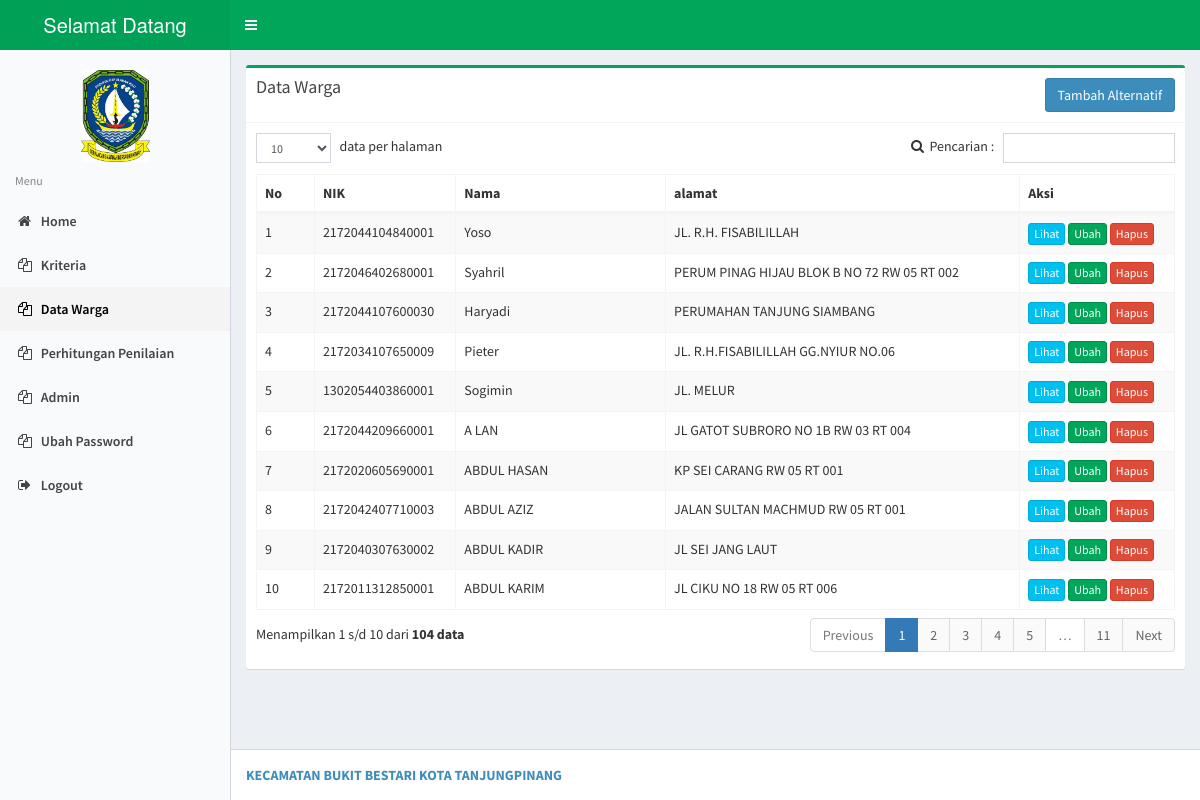
The page /index.php/alternatif on the database its author committed.
### tables this page shows
CREATE TABLE `alternatif` (
  `id_alternatif` int(5) NOT NULL,
  `NIK` varchar(25) NOT NULL,
  `nama_alternatif` varchar(50) NOT NULL,
  `alamat` varchar(50) NOT NULL
);

### application/controllers/Alternatif.php (called while the page is built, shortened)
<?php
class Alternatif extends CI_Controller
{
    public function __construct()
    {
        $this->load->helper('form');
        $this->load->library('form_validation');
        $this->load->model('alternatif_model');
        $this->load->model('kriteria_model');
        $this->load->model('subkriteria_model');
    }
    public function index()
    {
        $data['query'] = $this->alternatif_model->get_all()->result();
        $this->load->view('alternatif/data', $data);
    }
}

### index.php (called while the page is built, shortened)
<?php
require_once BASEPATH.'core/CodeIgniter.php';

### application/models/Alternatif_model.php (called while the page is built, shortened)
<?php
class Alternatif_model extends CI_Model
{
    public function get_all()
    {
        return $this->db->get('alternatif');
    }
}

### application/views/alternatif/data.php (the view)
<?php $this->load->view('template/header'); ?>
<div class="box box-success">
    <div class="box-header with-border">
        <h3 class="box-title">Data Warga</h3>
        <div class="button-right">
            <a href="<?php echo site_url('alternatif/tambah'); ?>" class="btn btn-primary">Tambah Alternatif</a>
        </div>
    </div>
    <div class="box-body">
        <div class="table-responsive">
            <table class="table table-striped table-bordered" id="dataTables1">
                <thead>
                    <tr>
                        <th>No</th>
                        <th>NIK</th>
                        <th>Nama </th>
                        <th>alamat</th>
                        <th width="120">Aksi</th>
                    </tr>
                </thead>
                <tbody>
                    <?php foreach ($query as $row) { ?>
                    <tr>
                        <td></td>
                         <td><?php echo $row->NIK; ?></td>
                        <td><?php echo $row->nama_alternatif; ?></td>
                         <td><?php echo $row->alamat; ?></td>
                        <td>
                           <a href="<?php echo site_url('alternatif/lihat/' . $row->id_alternatif); ?>" class="btn btn-info btn-xs" title="Lihat">Lihat</a>
                            <a href="<?php echo site_url('alternatif/ubah/' . $row->id_alternatif); ?>" class="btn btn-success btn-xs" title="Ubah">Ubah</a>
                            <a href="#" data-href="<?php echo site_url('alternatif/hapus/' . $row->id_alternatif); ?>" data-toggle="modal" data-target="#confirm-delete" class="btn btn-danger btn-xs" title="Hapus">Hapus</a>
                        </td>
                    </tr>
                    <?php } ?>
                </tbody>
            </table>
        </div>
    </div>
</div>
<?php $this->load->view('template/footer'); ?>

### application/views/template/header.php (shortened to what this page needs)
<!DOCTYPE html>
<html>
<head>
    <link rel="stylesheet" href="<?php echo base_url('assets/css/bootstrap.min.css'); ?>">
    <link href="<?php echo base_url('assets/datatables/css/dataTables.bootstrap.min.css'); ?>" rel="stylesheet">
    <link rel="stylesheet" href="<?php echo base_url('assets/css/font-awesome.min.css'); ?>">
    <link rel="stylesheet" href="<?php echo base_url('assets/css/AdminLTE.min.css'); ?>">
    <link rel="stylesheet" href="<?php echo base_url('assets/css/skins/_all-skins.min.css'); ?>">
    <link rel="stylesheet" href="<?php echo base_url('assets/css/custom.css'); ?>">
</head>
<body class="hold-transition skin-green-light sidebar-mini">
    <div class="wrapper">
        <header class="main-header">
            <a href="<?php echo site_url(); ?>" class="logo">
                <span class="logo-lg">Selamat Datang Admin</b></span>
            </a>
            <nav class="navbar navbar-static-top" role="navigation">
                <a href="#" class="sidebar-toggle" data-toggle="offcanvas" role="button">
                </a>
            </nav>
        </header>
        <aside class="main-sidebar">
            <section class="sidebar">
                 <ul class="sidebar-menu" align="center" >
                 <br> <a align="center"><img  style="width: 30% ;  border-radius: 5%;" src="<?php echo base_url('assets/images/th.jpg') ?>" ></a>
             </ul>
                <ul class="sidebar-menu" >
                    <li class="header">Menu</li>
                    <?php $this->load->view('template/menu'); ?>
                </ul>
            </section>
        </aside>
        <div class="content-wrapper">
            <section class="content">

### application/views/template/menu.php
<li <?php echo ($this->uri->segment(1) == '' || $this->uri->segment(1) == 'home') ? 'class="active"' : ''; ?>><a href="<?php echo site_url(); ?>"><i class="fa fa-home"></i> <span>Home</span></a></li>
<li <?php echo ($this->uri->segment(1) == 'kriteria' || $this->uri->segment(1) == 'subkriteria') ? 'class="active"' : ''; ?>><a href="<?php echo site_url('kriteria'); ?>"><i class="fa fa-copy"></i> <span>Kriteria</span></a></li>
<li <?php echo $this->uri->segment(1) == 'alternatif' ? 'class="active"' : ''; ?>><a href="<?php echo site_url('alternatif'); ?>"><i class="fa fa-copy"></i> <span>Data Warga</span></a></li>
<li <?php echo $this->uri->segment(1) == 'penilaian' ? 'class="active"' : ''; ?>><a href="<?php echo site_url('penilaian'); ?>"><i class="fa fa-copy"></i> <span>Perhitungan Penilaian</span></a></li>
<li <?php echo ($this->uri->segment(1) == 'admin' && $this->uri->segment(2) != 'password') ? 'class="active"' : ''; ?>><a href="<?php echo site_url('admin'); ?>"><i class="fa fa-copy"></i> <span>Admin</span></a></li>
<li <?php echo ($this->uri->segment(1) == 'admin' && $this->uri->segment(2) == 'password') ? 'class="active"' : ''; ?>><a href="<?php echo site_url('admin/password'); ?>"><i class="fa fa-copy"></i> <span>Ubah Password</span></a></li>
<li><a href="<?php echo site_url('login/logout'); ?>"><i class="fa fa-sign-out"></i> <span>Logout</span></a></li>

### application/views/template/footer.php (shortened to what this page needs)
</section>
</div>
<footer class="main-footer">
    <strong><a href="#">KECAMATAN BUKIT BESTARI KOTA TANJUNGPINANG</a></strong>
</footer>
</div>
</body>
</html>

### assets/css/custom.css (style rules this page uses)
.dataTable > thead > tr > th[class*="sort"]:after { content: "" !important; }
.dataTable > thead > tr > th[class*="sort"]:before { content: "" !important; }
.button-right { float: right; }

### rows shown on the page
alternatif: NIK "2172044104840001", nama_alternatif "Yoso", alamat "JL. R.H. FISABILILLAH"
alternatif: NIK "2172046402680001", nama_alternatif "Syahril", alamat "PERUM PINAG HIJAU BLOK B NO 72 RW 05 RT 002"
alternatif: NIK "2172044107600030", nama_alternatif "Haryadi", alamat "PERUMAHAN TANJUNG SIAMBANG"
alternatif: NIK "2172034107650009", nama_alternatif "Pieter", alamat "JL. R.H.FISABILILLAH GG.NYIUR NO.06"
alternatif: NIK "1302054403860001", nama_alternatif "Sogimin", alamat "JL. MELUR"
alternatif: NIK "2172044209660001", nama_alternatif "A LAN", alamat "JL GATOT SUBRORO NO 1B RW 03 RT 004"
alternatif: NIK "2172020605690001", nama_alternatif "ABDUL HASAN", alamat "KP SEI CARANG RW 05 RT 001"
alternatif: NIK "2172042407710003", nama_alternatif "ABDUL AZIZ", alamat "JALAN SULTAN MACHMUD RW 05 RT 001"
alternatif: NIK "2172040307630002", nama_alternatif "ABDUL KADIR", alamat "JL SEI JANG LAUT"
alternatif: NIK "2172011312850001", nama_alternatif "ABDUL KARIM", alamat "JL CIKU NO 18 RW 05 RT 006"
